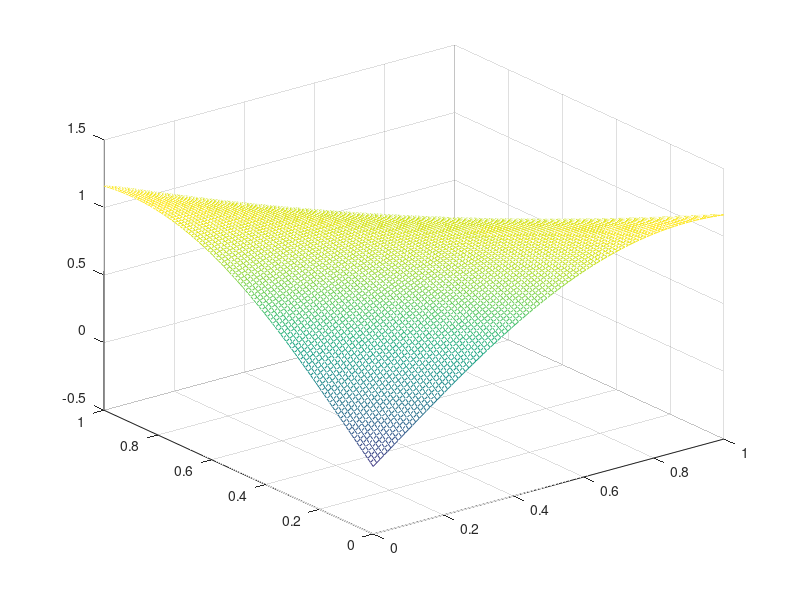

MATLAB code for this plot: (Note: this script raises an error after producing the figure.)
% A Unit test in 1 dimension for mbpObjective.m, mbpGradient.m, maxBandPoint.m
% and alMaxBandPoint.m

close all;
clear all;
addpath ../LipLibkky/

% Define phi
phi = @(x) exp(x); gradPhi = @(x) exp(x);
% phi = @(x) x^2; gradPhi = @(x) 2*x;
LIPSCHITZ_CONST = 6;
% For the experiments
NUM_AL_PTS = 103;
num_pts = 10;
resolution = 100;

% Test 2 : Two Dimensions
% -----------------------
fprintf('Test in 2 Dimensions\n');

% specify the function 
f = @(T) diag(T*T') /4 + sin(2*T(:,1) + 2*T(:, 2));
% Plot the function
t1 = linspace(0,1,resolution); [T1 T2] = meshgrid(t1, t1); t = [T1(:), T2(:)];
ft = f(t); fT = reshape(ft, resolution, resolution);
figure;
mesh(T1, T2, fT);

% Evaluate the function at some randomly chosen points
X = rand(num_pts, 2);
y = f(X);
% Plot the upper and lower bounds
  figure;
  ubound = zeros(size(T1));
  lbound = zeros(size(T1));
  for i = 1:resolution
    for j = 1:resolution
      curr_pt = [T1(i,j); T2(i,j)];
      distances = sqrt( dist2(X, curr_pt') );
      ubound(i,j) = min( y + LIPSCHITZ_CONST*distances );
      lbound(i,j) = max( y - LIPSCHITZ_CONST*distances );
    end
  end
  mesh(T1, T2, ubound); hold on
  mesh(T1, T2, lbound);

% TEST for mbpObjective and mbpGradient
% =====================================
init_pt = rand(2, 1);
% init_pt = [0.5 0.5]';
% Set things up for Gradient Descent
gd_params.num_iters = 200;
gd_params.init_step_size = 0.1;
obj = @(t) -mbpObjective(t, X, y, phi, LIPSCHITZ_CONST, [0 1; 0 1]);
gradObj = @(t) -mbpGradient(t, X, y, phi, gradPhi, LIPSCHITZ_CONST);
[fmin, xmin] = gradientDescent(obj, gradObj, init_pt, gd_params);
fprintf('Init_pt: %s, Min-Pt: %s\n\n', mat2str(init_pt), mat2str(xmin));
% Create some plots
figure;
obj_th = zeros(size(T1));
for i = 1:resolution
  for j = 1:resolution
    obj_th(i,j) = obj( [T1(i,j); T2(i,j) ] );
  end
end
contour(T1, T2, -obj_th); hold on;
plot(init_pt(1), init_pt(2), 'ro', 'MarkerSize', 10);
plot(xmin(1), xmin(2), 'rx', 'MarkerSize', 10);
figure;
mesh(T1, T2, -obj_th); hold on;
plot3(init_pt(1), init_pt(2), -obj(init_pt), 'mo', 'MarkerSize', 10);
plot3(xmin(1), xmin(2), -fmin, 'mx', 'MarkerSize', 10);

% TEST for MaxBandPoint
% =====================
fprintf('Test for Max Band Point\n');
mbp_params.bounds = [0 1; 0 1];
chosen_pt = maxBandPoint(X, y, LIPSCHITZ_CONST, phi, gradPhi, mbp_params);
fprintf('Chosen-Pt: %s\n', mat2str(chosen_pt));
plot3(chosen_pt(1), chosen_pt(2), -obj(chosen_pt), 'r*', 'MarkerSize', 10);

% TEST for alMaxBandPoint
% =======================
% plot(th, f(th), 'b'); hold on,
almbp_params = gd_params;
[mbp_pts, mbp_vals, mbp_lipschitz_const] = alMaxBandPoint( ...
  f, [], [], phi, gradPhi, LIPSCHITZ_CONST, [0 1; 0 1], ...
  NUM_AL_PTS, almbp_params);
figure;
contour(T1, T2, fT); hold on,
plot(mbp_pts(:,1), mbp_pts(:,2), 'rx');
title_str = sprintf('L = %f, (%d pts)', LIPSCHITZ_CONST, NUM_AL_PTS);
title(title_str);

